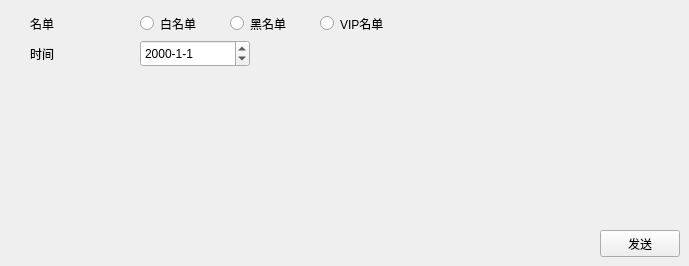
        <widget class="QWidget" name="page5">
         <widget class="QLabel" name="timelab5">
          <property name="geometry">
           <rect>
            <x>30</x>
            <y>40</y>
            <width>80</width>
            <height>27</height>
           </rect>
          </property>
          <property name="minimumSize">
           <size>
            <width>0</width>
            <height>27</height>
           </size>
          </property>
          <property name="text">
           <string>时间</string>
          </property>
          <property name="margin">
           <number>5</number>
          </property>
         </widget>
         <widget class="QDateEdit" name="dateEdit5">
          <property name="geometry">
           <rect>
            <x>140</x>
            <y>40</y>
            <width>110</width>
            <height>27</height>
           </rect>
          </property>
          <property name="displayFormat">
           <string>yyyy-M-d</string>
          </property>
         </widget>
         <widget class="QPushButton" name="send5">
          <property name="geometry">
           <rect>
            <x>600</x>
            <y>230</y>
            <width>80</width>
            <height>27</height>
           </rect>
          </property>
          <property name="minimumSize">
           <size>
            <width>80</width>
            <height>27</height>
           </size>
          </property>
          <property name="text">
           <string>发送</string>
          </property>
         </widget>
         <widget class="QLabel" name="listlab5">
          <property name="geometry">
           <rect>
            <x>30</x>
            <y>10</y>
            <width>80</width>
            <height>27</height>
           </rect>
          </property>
          <property name="minimumSize">
           <size>
            <width>0</width>
            <height>27</height>
           </size>
          </property>
          <property name="text">
           <string>名单</string>
          </property>
          <property name="margin">
           <number>5</number>
          </property>
         </widget>
         <widget class="QRadioButton" name="whiterbtn5">
          <property name="geometry">
           <rect>
            <x>140</x>
            <y>10</y>
            <width>90</width>
            <height>27</height>
           </rect>
          </property>
          <property name="text">
           <string>白名单</string>
          </property>
         </widget>
         <widget class="QRadioButton" name="blackrbtn5">
          <property name="geometry">
           <rect>
            <x>230</x>
            <y>10</y>
            <width>90</width>
            <height>27</height>
           </rect>
          </property>
          <property name="text">
           <string>黑名单</string>
          </property>
         </widget>
         <widget class="QRadioButton" name="viprbtn5">
          <property name="geometry">
           <rect>
            <x>320</x>
            <y>10</y>
            <width>90</width>
            <height>27</height>
           </rect>
          </property>
          <property name="text">
           <string>VIP名单</string>
          </property>
         </widget>
        </widget>
